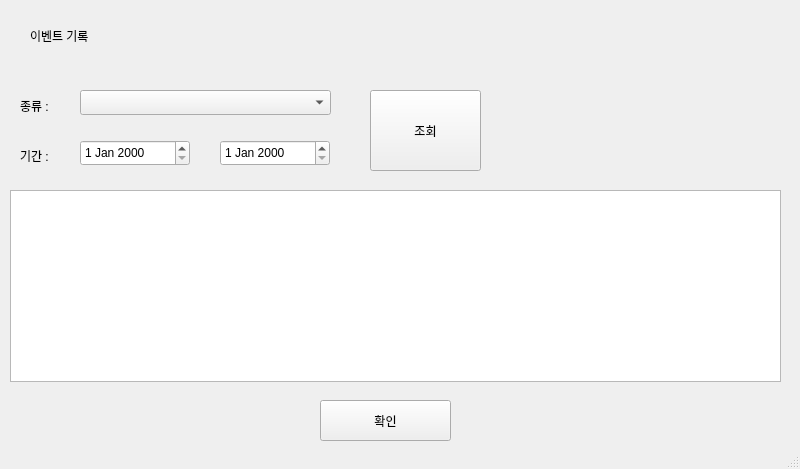
<?xml version="1.0" encoding="UTF-8"?>
<ui version="4.0">
 <class>MainWindow</class>
 <widget class="QMainWindow" name="MainWindow">
  <property name="geometry">
   <rect>
    <x>0</x>
    <y>0</y>
    <width>800</width>
    <height>469</height>
   </rect>
  </property>
  <property name="windowTitle">
   <string>MainWindow</string>
  </property>
  <widget class="QWidget" name="centralwidget">
   <widget class="QLabel" name="label">
    <property name="geometry">
     <rect>
      <x>30</x>
      <y>20</y>
      <width>131</width>
      <height>31</height>
     </rect>
    </property>
    <property name="text">
     <string>이벤트 기록</string>
    </property>
   </widget>
   <widget class="QLabel" name="label_2">
    <property name="geometry">
     <rect>
      <x>20</x>
      <y>90</y>
      <width>41</width>
      <height>31</height>
     </rect>
    </property>
    <property name="text">
     <string>종류 :</string>
    </property>
   </widget>
   <widget class="QLabel" name="label_3">
    <property name="geometry">
     <rect>
      <x>20</x>
      <y>140</y>
      <width>41</width>
      <height>31</height>
     </rect>
    </property>
    <property name="text">
     <string>기간 :</string>
    </property>
   </widget>
   <widget class="QDateEdit" name="dateEdit">
    <property name="geometry">
     <rect>
      <x>80</x>
      <y>140</y>
      <width>110</width>
      <height>26</height>
     </rect>
    </property>
   </widget>
   <widget class="QDateEdit" name="dateEdit_2">
    <property name="geometry">
     <rect>
      <x>220</x>
      <y>140</y>
      <width>110</width>
      <height>26</height>
     </rect>
    </property>
   </widget>
   <widget class="QPushButton" name="pushButton">
    <property name="geometry">
     <rect>
      <x>370</x>
      <y>90</y>
      <width>111</width>
      <height>81</height>
     </rect>
    </property>
    <property name="text">
     <string>조회</string>
    </property>
   </widget>
   <widget class="QTableView" name="tableView">
    <property name="geometry">
     <rect>
      <x>10</x>
      <y>190</y>
      <width>771</width>
      <height>192</height>
     </rect>
    </property>
   </widget>
   <widget class="QPushButton" name="conformbtn">
    <property name="geometry">
     <rect>
      <x>320</x>
      <y>400</y>
      <width>131</width>
      <height>41</height>
     </rect>
    </property>
    <property name="text">
     <string>확인</string>
    </property>
   </widget>
   <widget class="QComboBox" name="comboBox">
    <property name="geometry">
     <rect>
      <x>80</x>
      <y>90</y>
      <width>251</width>
      <height>25</height>
     </rect>
    </property>
   </widget>
  </widget>
  <widget class="QStatusBar" name="statusbar"/>
 </widget>
 <resources/>
 <connections/>
</ui>
